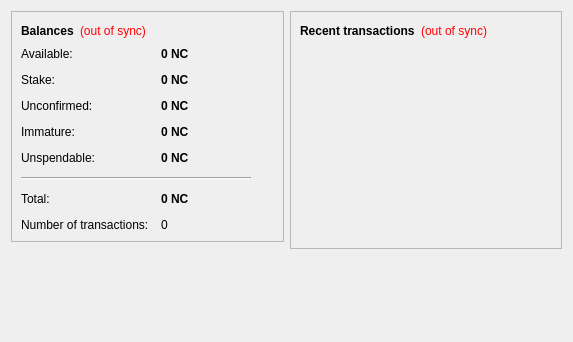
<?xml version="1.0" encoding="UTF-8"?>
<ui version="4.0">
 <class>OverviewPage</class>
 <widget class="QWidget" name="OverviewPage">
  <property name="geometry">
   <rect>
    <x>0</x>
    <y>0</y>
    <width>573</width>
    <height>342</height>
   </rect>
  </property>
  <property name="windowTitle">
   <string>Form</string>
  </property>
  <layout class="QHBoxLayout" name="horizontalLayout" stretch="1,1">
   <item>
    <layout class="QVBoxLayout" name="verticalLayout_2">
     <item>
      <widget class="QFrame" name="frame">
       <property name="frameShape">
        <enum>QFrame::StyledPanel</enum>
       </property>
       <property name="frameShadow">
        <enum>QFrame::Raised</enum>
       </property>
       <layout class="QVBoxLayout" name="verticalLayout_4">
        <item>
         <layout class="QHBoxLayout" name="horizontalLayout_4">
          <item>
           <widget class="QLabel" name="label_5">
            <property name="font">
             <font>
              <weight>75</weight>
              <bold>true</bold>
             </font>
            </property>
            <property name="text">
             <string>Balances</string>
            </property>
           </widget>
          </item>
          <item>
           <widget class="QLabel" name="labelWalletStatus">
            <property name="toolTip">
             <string>The displayed information may be out of date. Your wallet automatically synchronizes with the NanoCoin network after a connection is established, but this process has not completed yet.</string>
            </property>
            <property name="styleSheet">
             <string notr="true">QLabel { color: red; }</string>
            </property>
            <property name="text">
             <string notr="true">(out of sync)</string>
            </property>
            <property name="alignment">
             <set>Qt::AlignLeading|Qt::AlignLeft|Qt::AlignVCenter</set>
            </property>
           </widget>
          </item>
          <item>
           <spacer name="horizontalSpacer_2">
            <property name="orientation">
             <enum>Qt::Horizontal</enum>
            </property>
            <property name="sizeHint" stdset="0">
             <size>
              <width>40</width>
              <height>20</height>
             </size>
            </property>
           </spacer>
          </item>
         </layout>
        </item>
        <item>
         <layout class="QFormLayout" name="formLayout_2">
          <property name="fieldGrowthPolicy">
           <enum>QFormLayout::AllNonFixedFieldsGrow</enum>
          </property>
          <property name="horizontalSpacing">
           <number>12</number>
          </property>
          <property name="verticalSpacing">
           <number>12</number>
          </property>
          <item row="0" column="0">
           <widget class="QLabel" name="labelAvailableText">
            <property name="toolTip">
             <string>Your current available balance</string>
            </property>
            <property name="text">
             <string>Available:</string>
            </property>
           </widget>
          </item>
          <item row="0" column="1">
           <widget class="QLabel" name="labelAvailable">
            <property name="font">
             <font>
              <weight>75</weight>
              <bold>true</bold>
             </font>
            </property>
            <property name="cursor">
             <cursorShape>IBeamCursor</cursorShape>
            </property>
            <property name="toolTip">
             <string>Your current available balance</string>
            </property>
            <property name="text">
             <string notr="true">0 NC</string>
            </property>
            <property name="alignment">
             <set>Qt::AlignLeading|Qt::AlignLeft|Qt::AlignVCenter</set>
            </property>
            <property name="textInteractionFlags">
             <set>Qt::LinksAccessibleByMouse|Qt::TextSelectableByKeyboard|Qt::TextSelectableByMouse</set>
            </property>
           </widget>
          </item>
          <item row="1" column="0">
           <widget class="QLabel" name="label_6">
            <property name="toolTip">
             <string>Total of coins that was staked, and do not yet count toward the current balance</string>
            </property>
            <property name="text">
             <string>Stake:</string>
            </property>
           </widget>
          </item>
          <item row="1" column="1">
           <widget class="QLabel" name="labelStake">
            <property name="font">
             <font>
              <weight>75</weight>
              <bold>true</bold>
             </font>
            </property>
            <property name="cursor">
             <cursorShape>IBeamCursor</cursorShape>
            </property>
            <property name="toolTip">
             <string>Total of coins that was staked, and do not yet count toward the current balance</string>
            </property>
            <property name="text">
             <string notr="true">0 NC</string>
            </property>
            <property name="alignment">
             <set>Qt::AlignLeading|Qt::AlignLeft|Qt::AlignVCenter</set>
            </property>
            <property name="textInteractionFlags">
             <set>Qt::LinksAccessibleByMouse|Qt::TextSelectableByKeyboard|Qt::TextSelectableByMouse</set>
            </property>
           </widget>
          </item>
          <item row="2" column="0">
           <widget class="QLabel" name="label_3">
            <property name="toolTip">
             <string>Total of transactions that have yet to be confirmed, and do not yet count toward the current balance</string>
            </property>
            <property name="text">
             <string>Unconfirmed:</string>
            </property>
           </widget>
          </item>
          <item row="2" column="1">
           <widget class="QLabel" name="labelUnconfirmed">
            <property name="font">
             <font>
              <weight>75</weight>
              <bold>true</bold>
             </font>
            </property>
            <property name="cursor">
             <cursorShape>IBeamCursor</cursorShape>
            </property>
            <property name="toolTip">
             <string>Total of transactions that have yet to be confirmed, and do not yet count toward the current balance</string>
            </property>
            <property name="text">
             <string notr="true">0 NC</string>
            </property>
            <property name="alignment">
             <set>Qt::AlignLeading|Qt::AlignLeft|Qt::AlignVCenter</set>
            </property>
            <property name="textInteractionFlags">
             <set>Qt::LinksAccessibleByMouse|Qt::TextSelectableByKeyboard|Qt::TextSelectableByMouse</set>
            </property>
           </widget>
          </item>
          <item row="3" column="0">
           <widget class="QLabel" name="labelImmatureText">
            <property name="toolTip">
             <string>Mined balance that has not yet matured</string>
            </property>
            <property name="text">
             <string>Immature:</string>
            </property>
           </widget>
          </item>
          <item row="3" column="1">
           <widget class="QLabel" name="labelImmature">
            <property name="font">
             <font>
              <weight>75</weight>
              <bold>true</bold>
             </font>
            </property>
            <property name="toolTip">
             <string>Mined balance that has not yet matured</string>
            </property>
            <property name="text">
             <string notr="true">0 NC</string>
            </property>
            <property name="alignment">
             <set>Qt::AlignLeading|Qt::AlignLeft|Qt::AlignVCenter</set>
            </property>
            <property name="textInteractionFlags">
             <set>Qt::LinksAccessibleByMouse|Qt::TextSelectableByKeyboard|Qt::TextSelectableByMouse</set>
            </property>
           </widget>
          </item>
          <item row="4" column="0">
           <widget class="QLabel" name="labelBalanceWatchOnlyText">
            <property name="toolTip">
             <string>Your unspendable balance</string>
            </property>
            <property name="text">
             <string>Unspendable:</string>
            </property>
           </widget>
          </item>
          <item row="4" column="1">
           <widget class="QLabel" name="labelBalanceWatchOnly">
            <property name="font">
             <font>
              <weight>75</weight>
              <bold>true</bold>
             </font>
            </property>
            <property name="cursor">
             <cursorShape>IBeamCursor</cursorShape>
            </property>
            <property name="toolTip">
             <string>Your unspendable balance</string>
            </property>
            <property name="text">
             <string notr="true">0 NC</string>
            </property>
            <property name="alignment">
             <set>Qt::AlignLeading|Qt::AlignLeft|Qt::AlignVCenter</set>
            </property>
            <property name="textInteractionFlags">
             <set>Qt::LinksAccessibleByMouse|Qt::TextSelectableByKeyboard|Qt::TextSelectableByMouse</set>
            </property>
           </widget>
          </item>
          <item row="5" column="0" colspan="2">
           <widget class="Line" name="line">
            <property name="maximumSize">
             <size>
              <width>230</width>
              <height>16777215</height>
             </size>
            </property>
            <property name="orientation">
             <enum>Qt::Horizontal</enum>
            </property>
           </widget>
          </item>
          <item row="6" column="0">
           <widget class="QLabel" name="labelTotalText">
            <property name="toolTip">
             <string>Your current total balance</string>
            </property>
            <property name="text">
             <string>Total:</string>
            </property>
           </widget>
          </item>
          <item row="6" column="1">
           <widget class="QLabel" name="labelTotal">
            <property name="font">
             <font>
              <weight>75</weight>
              <bold>true</bold>
             </font>
            </property>
            <property name="toolTip">
             <string>Your current total balance</string>
            </property>
            <property name="text">
             <string notr="true">0 NC</string>
            </property>
            <property name="alignment">
             <set>Qt::AlignLeading|Qt::AlignLeft|Qt::AlignVCenter</set>
            </property>
            <property name="textInteractionFlags">
             <set>Qt::LinksAccessibleByMouse|Qt::TextSelectableByKeyboard|Qt::TextSelectableByMouse</set>
            </property>
           </widget>
          </item>
          <item row="7" column="0">
           <widget class="QLabel" name="label_2">
            <property name="toolTip">
             <string>Total number of transactions in wallet</string>
            </property>
            <property name="text">
             <string>Number of transactions:</string>
            </property>
           </widget>
          </item>
          <item row="7" column="1">
           <widget class="QLabel" name="labelNumTransactions">
            <property name="toolTip">
             <string>Total number of transactions in wallet</string>
            </property>
            <property name="text">
             <string notr="true">0</string>
            </property>
           </widget>
          </item>
         </layout>
        </item>
       </layout>
      </widget>
     </item>
     <item>
      <spacer name="verticalSpacer">
       <property name="orientation">
        <enum>Qt::Vertical</enum>
       </property>
       <property name="sizeHint" stdset="0">
        <size>
         <width>20</width>
         <height>40</height>
        </size>
       </property>
      </spacer>
     </item>
    </layout>
   </item>
   <item>
    <layout class="QVBoxLayout" name="verticalLayout_3">
     <item>
      <widget class="QFrame" name="frame_2">
       <property name="frameShape">
        <enum>QFrame::StyledPanel</enum>
       </property>
       <property name="frameShadow">
        <enum>QFrame::Raised</enum>
       </property>
       <layout class="QVBoxLayout" name="verticalLayout">
        <item>
         <layout class="QHBoxLayout" name="horizontalLayout_2">
          <item>
           <widget class="QLabel" name="label_4">
            <property name="text">
             <string>&lt;b&gt;Recent transactions&lt;/b&gt;</string>
            </property>
           </widget>
          </item>
          <item>
           <widget class="QLabel" name="labelTransactionsStatus">
            <property name="toolTip">
             <string>The displayed information may be out of date. Your wallet automatically synchronizes with the NanoCoin network after a connection is established, but this process has not completed yet.</string>
            </property>
            <property name="styleSheet">
             <string notr="true">QLabel { color: red; }</string>
            </property>
            <property name="text">
             <string notr="true">(out of sync)</string>
            </property>
            <property name="alignment">
             <set>Qt::AlignRight|Qt::AlignTrailing|Qt::AlignVCenter</set>
            </property>
           </widget>
          </item>
          <item>
           <spacer name="horizontalSpacer">
            <property name="orientation">
             <enum>Qt::Horizontal</enum>
            </property>
            <property name="sizeHint" stdset="0">
             <size>
              <width>40</width>
              <height>20</height>
             </size>
            </property>
           </spacer>
          </item>
         </layout>
        </item>
        <item>
         <widget class="QListView" name="listTransactions">
          <property name="styleSheet">
           <string notr="true">QListView { background: transparent; }</string>
          </property>
          <property name="frameShape">
           <enum>QFrame::NoFrame</enum>
          </property>
          <property name="verticalScrollBarPolicy">
           <enum>Qt::ScrollBarAlwaysOff</enum>
          </property>
          <property name="horizontalScrollBarPolicy">
           <enum>Qt::ScrollBarAlwaysOff</enum>
          </property>
          <property name="selectionMode">
           <enum>QAbstractItemView::NoSelection</enum>
          </property>
         </widget>
        </item>
       </layout>
      </widget>
     </item>
     <item>
      <spacer name="verticalSpacer_2">
       <property name="orientation">
        <enum>Qt::Vertical</enum>
       </property>
       <property name="sizeHint" stdset="0">
        <size>
         <width>20</width>
         <height>40</height>
        </size>
       </property>
      </spacer>
     </item>
    </layout>
   </item>
  </layout>
 </widget>
 <resources/>
 <connections/>
</ui>
